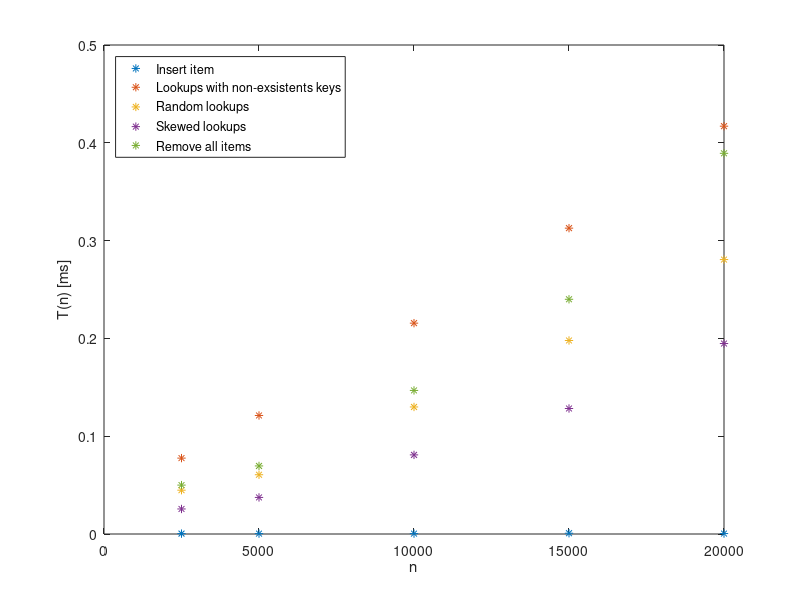
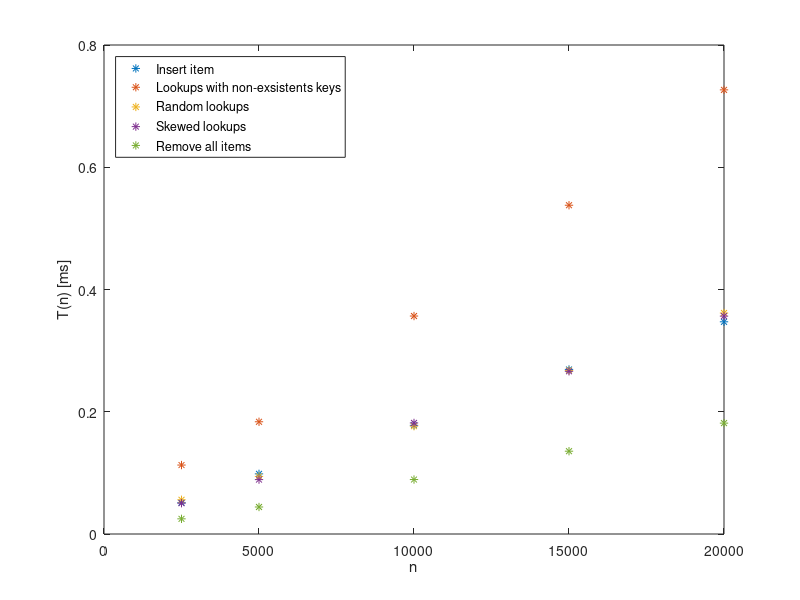
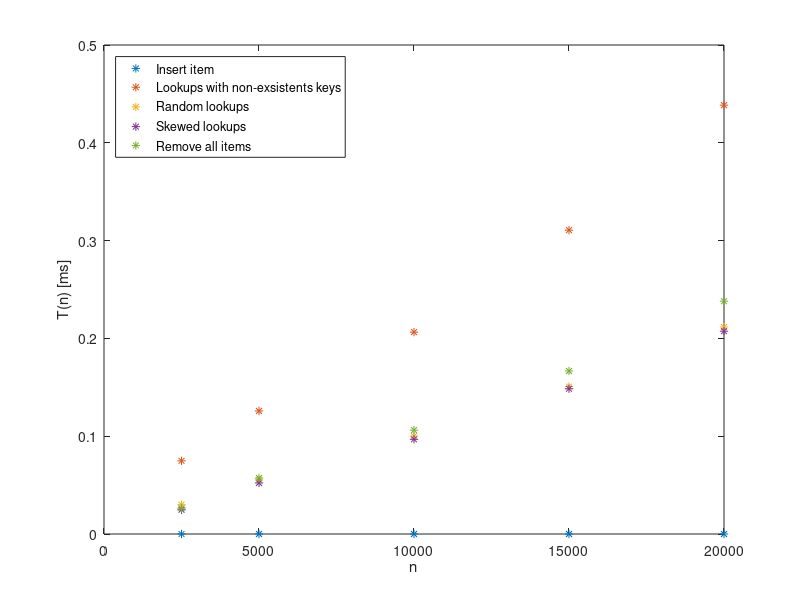
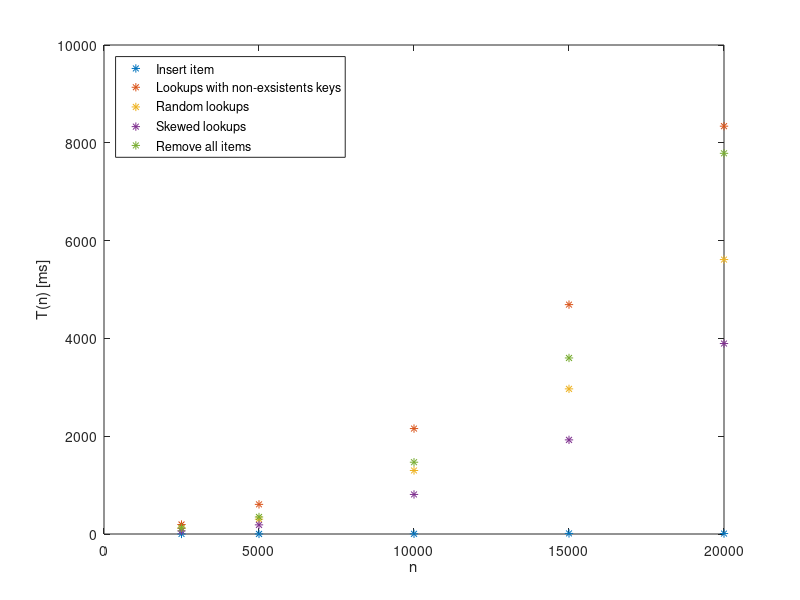

The MATLAB source for these figures, in order:
%% OU4 experimentell komplexitet analys
close all
clear all

% nr of elements
n = [2500 5000 10000 15000 20000];

%% Time for Insert item speed
T1_M = [1 2 4  12 9]; %MTFtable
T1_A = [128 492 1778 4038 6943]; %Arraytable
T1_D = [1 2 3 9 12]*10^-3; %Dlisttable

%% Time for Lookups with non-existens keys speed
T2_M = [194 606 2156 4691 8340];
T2_A = [282 918 3566 8068 14532];
T2_D = [187 629 2064 4660 8770];

%% Time for Random lookups speed
T3_M = [112 303 1299 2968 5612];
T3_A = [140 471 1764 4015 7231];
T3_D = [75 277 1001 2262 4233];

%% Time for Skewed lookuos speed 
T4_M = [64 187 809 1925 3895];
T4_A = [126 445 1817 3993 7129];
T4_D = [62 261 968 2228 4147];

%% Time for remove all items speed
T5_M = [125 348 1468 3600 7785];
T5_A = [62 221 891 2032 3628];
T5_D = [66 286 1062 2500 4760];

%% Plot: Experimental komplexitet MTFtable 
figure
plot(n,T1_M./n,'*')
hold on

plot(n,T2_M./n,'*')
hold on

plot(n,T3_M./n,'*')
hold on

plot(n,T4_M./n,'*')
hold on

plot(n,T5_M./n,'*')
xlabel('n')
ylabel('T(n) [ms]')
legend('Insert item','Lookups with non-exsistents keys',...
    'Random lookups','Skewed lookups','Remove all items','Location','northwest')

%% Plot: Experimental komplexitet Arraytable 
figure
plot(n,T1_A./n,'*')
hold on

plot(n,T2_A./n,'*')
hold on

plot(n,T3_A./n,'*')
hold on

plot(n,T4_A./n,'*')
hold on

plot(n,T5_A./n,'*')
xlabel('n')
ylabel('T(n) [ms]')
legend('Insert item','Lookups with non-exsistents keys',...
    'Random lookups','Skewed lookups','Remove all items','Location','northwest')

%% Plot: Experimental komplexitet Arraytable 
figure
plot(n,T1_D./n,'*')
hold on

plot(n,T2_D./n,'*')
hold on

plot(n,T3_D./n,'*')
hold on

plot(n,T4_D./n,'*')
hold on

plot(n,T5_D./n,'*')
xlabel('n')
ylabel('T(n) [ms]')
legend('Insert item','Lookups with non-exsistents keys',...
    'Random lookups','Skewed lookups','Remove all items','Location','northwest')

%% !!! Inte delat med n !!! Plot: Experimental komplexitet MTFtable 
figure
plot(n,T1_M,'*')
hold on

plot(n,T2_M,'*')
hold on

plot(n,T3_M,'*')
hold on

plot(n,T4_M,'*')
hold on

plot(n,T5_M,'*')
xlabel('n')
ylabel('T(n) [ms]')
legend('Insert item','Lookups with non-exsistents keys',...
    'Random lookups','Skewed lookups','Remove all items','Location','northwest')

%% Plot: Experimental komplexitet Arraytable 
figure
plot(n,T1_A,'*')
hold on

plot(n,T2_A,'*')
hold on

plot(n,T3_A,'*')
hold on

plot(n,T4_A,'*')
hold on

plot(n,T5_A,'*')
xlabel('n')
ylabel('T(n) [ms]')
legend('Insert item','Lookups with non-exsistents keys',...
    'Random lookups','Skewed lookups','Remove all items','Location','northwest')

%% Plot: Experimental komplexitet Arraytable 
figure
plot(n,T1_D,'*')
hold on

plot(n,T2_D,'*')
hold on

plot(n,T3_D,'*')
hold on

plot(n,T4_D,'*')
hold on

plot(n,T5_D,'*')
xlabel('n')
ylabel('T(n) [ms]')
legend('Insert item','Lookups with non-exsistents keys',...
    'Random lookups','Skewed lookups','Remove all items','Location','northwest')
